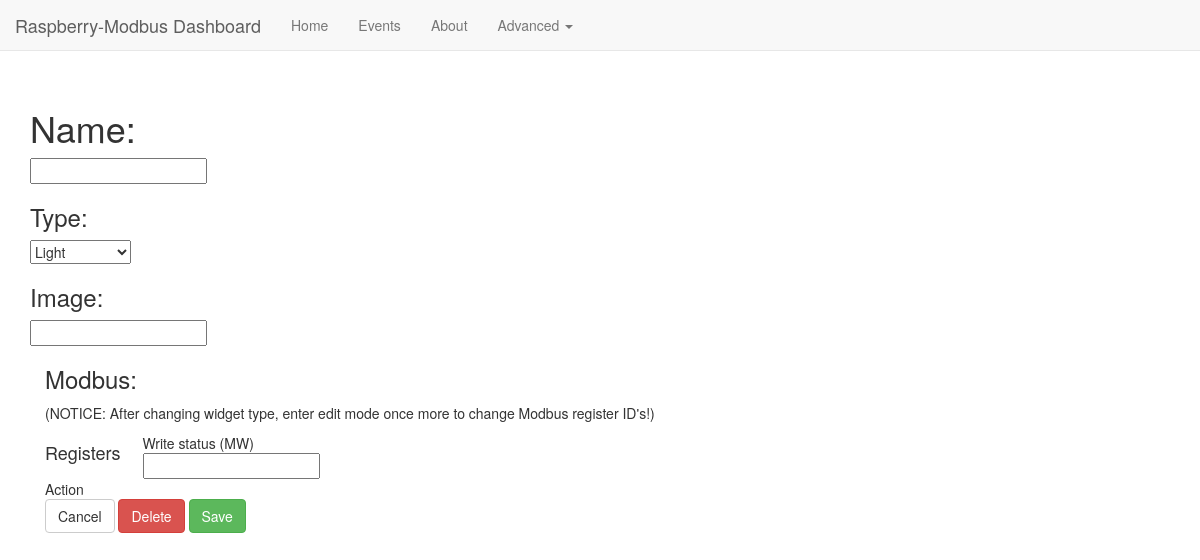
/edit_widget?widget_id=5, run on an earlier commit of the app's database.
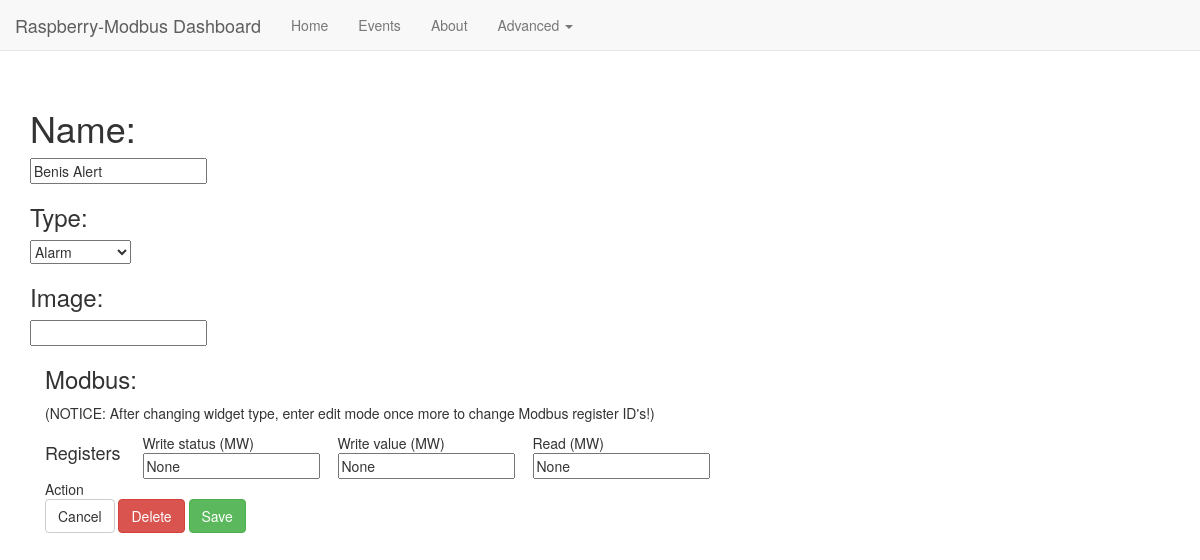
And on a later commit of the database.
### tables this page shows
CREATE TABLE widgets
(
	id INTEGER not null
		constraint widgets_pk
			primary key autoincrement,
	name TEXT,
	type int default 0 not null,
	folder INTEGER
		constraint widgets_to_folder__fk
			references folder_data,
	img TEXT,
	data_float_0 REAL
, status INTEGER default 0 not null, data_float_1 REAL, modbus_write_0 INTEGER, modbus_read_0 INTEGER, modbus_write_1 INTEGER);

### WebApp/server.py (the view)
@app.route("/edit_widget", methods=['GET', 'POST'])
def edit_widget():
	widget_id = request.args.get('widget_id', 0)
	if not widget_id:
		logger.error (" [Error] edit_widget: no widget_id in form!")
		return redirect(url_for("index"))
	db_context = db.get_db()
	cur = db_context.cursor()
	cur.execute ('SELECT * FROM widgets WHERE id == ?', [widget_id])
	data = {'title':'Edit'}
	data['widget'] = cur.fetchone()
	data['types'] = datastorage.get_widget_types()
	return render_template('edit_widget.html', title="Edit widget", data=data, widget=data['widget'])

### WebApp/datastorage.py (called while the page is built)
def get_widget_types():
    result = [
        {"name":"Light"},
        {"name":"Temperature"},
        {"name":"Blinders"},
        {"name":"Alarm"},
    ]
    for x in range(len(result)):
        result[x]['id'] = x + 1
    return result

### WebApp/db.py (called while the page is built)
def get_db():
    if 'db' not in g:
        g.db = sqlite3.connect(
            'data.sqlite',
            detect_types=sqlite3.PARSE_DECLTYPES
        )
        g.db.row_factory = sqlite3.Row
    return g.db

### WebApp/templates/edit_widget.html (shortened to what this page needs)
{% extends "widget_form.html" %}
{% block content %}
{{ super() }}
<div class = "container">
    <h3>Modbus: </h2>
        <p>(NOTICE: After changing widget type, enter edit mode once more to change Modbus register ID's!)</p>
    <div class="row">
        <h4 class="col-sm-1">Registers</h4>
        <div class="col-sm-2">Write status (MW)<input form="widget" value="{{widget.modbus_write_0}}" name="modbus_write_0"></div>
        {% if widget.type == 2 or widget.type == 4%}
        <div class="col-sm-2">Write value (MW)<input form="widget" value="{{widget.modbus_write_1}}" name="modbus_write_1"></div>
        {% endif %}
        {% if widget.type == 2 or widget.type == 4 %}
        <div class="col-sm-2">Read (MW)<input form="widget" value="{{widget.modbus_read_0}}" name="modbus_read_0"></div>
        {% endif %}
    </div>
</div>
<div class = "container">
    <div class="col-sm2"> Action </div>
    <button form="widget" class="btn btn-default" type="submit" name="Submit" value="Cancel">Cancel</button>
    <button form="widget" class="btn btn-danger" type="submit" name="Submit" value="Delete">Delete</button>
    <button form="widget" class="btn btn-success" type="submit" name="Submit" value="Update" value="Commit">Save</button>
</div>
</form>
</div>
{% endblock %}

### WebApp/templates/widget_form.html (shortened to what this page needs)
{% extends "base_template.html" %}
{% block content %}
<div class="container main">
<form id="widget" action='post_edit'>
    <h1>Name:</h1>
    <input type="text" value="{{widget.name}}" name="name">
    <h3>Type:</h3>
    <select name="type" value="{{widget.type}}">
        {% for x in data.types %}
            <option value="{{x.id}}" {% if x.id == widget.type %} selected {% endif %}>{{x.name}}</option>
        {% endfor %}
    </select>
    <h3>Image:</h1>
    <input type="text" value="{{widget.img}}" name="img">
{% endblock %}

### WebApp/templates/base_template.html (shortened to what this page needs)
{% extends "bootstrap/base.html" %}
{% block head %}
{{ super() }}
<link rel="stylesheet" href="{{ url_for('static', filename='style.css') }}">
{% endblock %}
{% block navbar %}
<nav class="navbar navbar-default navbar-fixed-top">
    <div class="container-fluid">
      <div class="navbar-header">
        <a class="navbar-brand" href="#">Raspberry-Modbus Dashboard</a>
      </div>
      <div id="navbar" class="navbar-collapse collapse">
        <ul class="nav navbar-nav">
          <li><a href="/index">Home</a></li>
          <li><a href="/events">Events{{data.event_count}}</a></li>
          <li><a href="#">About</a></li>
          <li class="dropdown">
            <a href="#" class="dropdown-toggle" data-toggle="dropdown" role="button" aria-haspopup="true" aria-expanded="false">Advanced <span class="caret"></span></a>
          </li>
        </ul>
      </div>
    </div>
</nav>
{% endblock %}

### WebApp/static/style.css (style rules this page uses)
.main { margin-top: 12ex; }

What changed in the data, as far as the page shows it:
added widgets: name "Benis Alert", type "Alarm"
Also different on the page:
form field modbus_write_0: (not shown) → "None"
form field modbus_write_1: (not shown) → "None"
form field modbus_read_0: (not shown) → "None"
form field type: "Light" → (not shown)
text now shown: "Write value (MW) Read (MW)"
